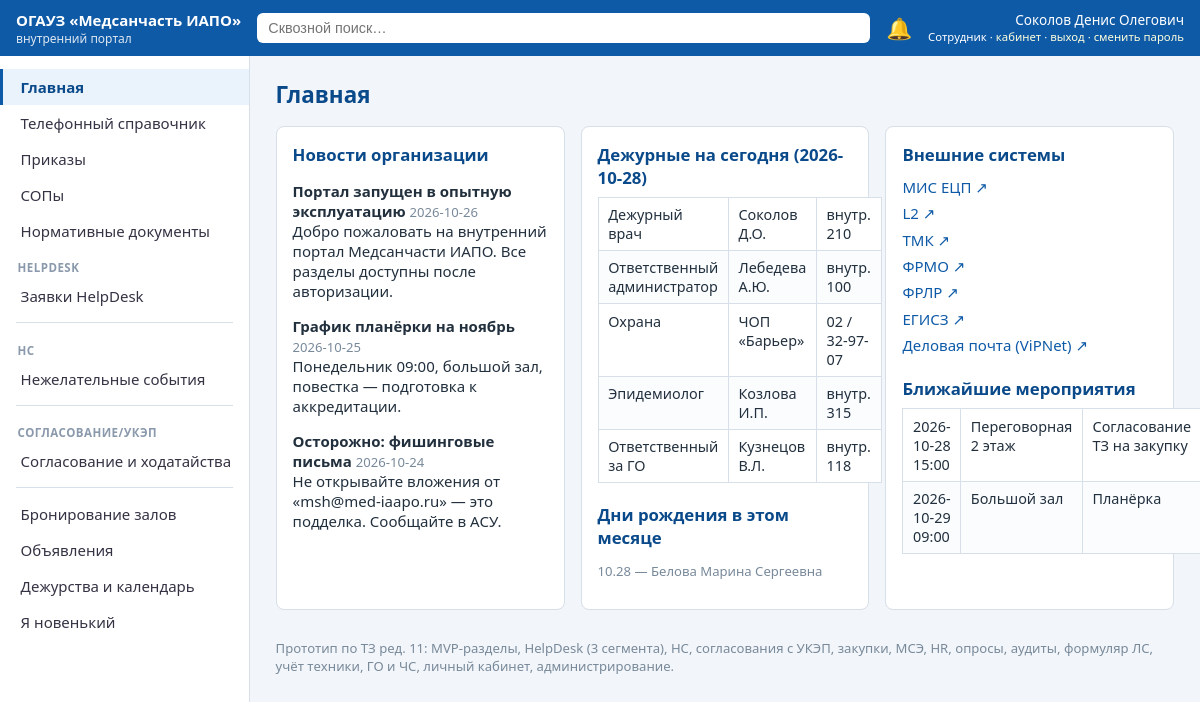
The app's page / (signed in), older data.
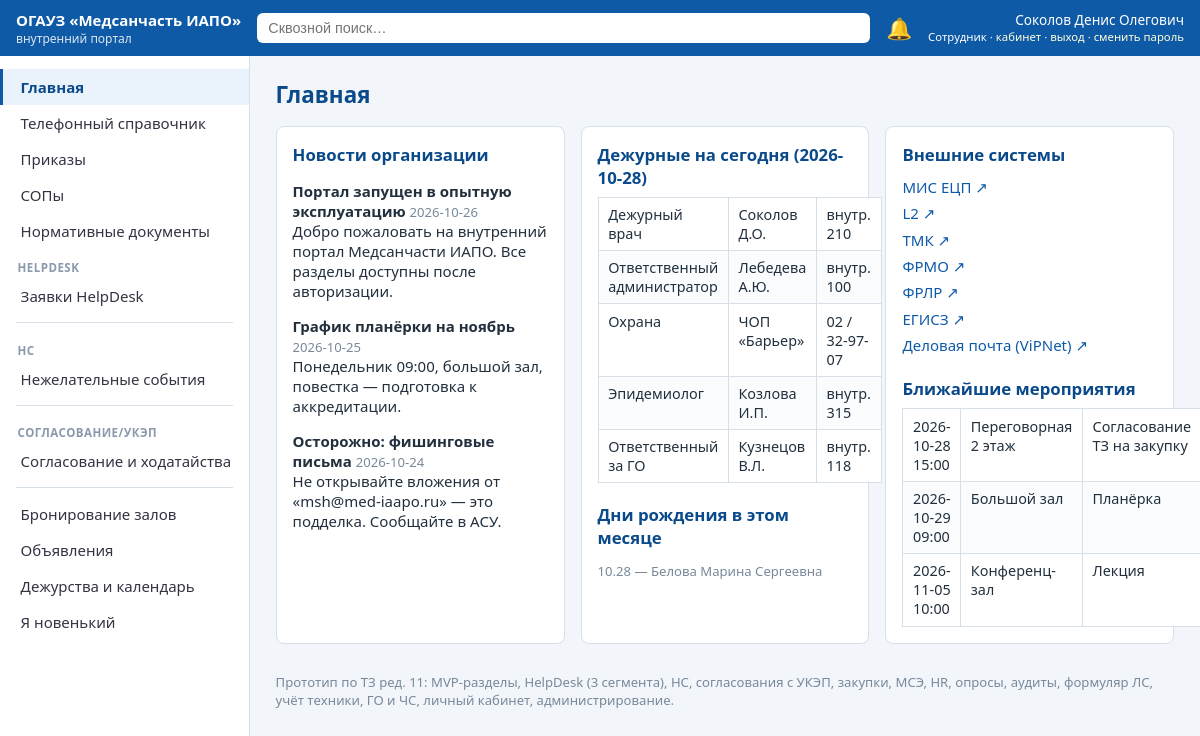
The same page, newer data.
### tables this page shows
CREATE TABLE users(
  id INTEGER PRIMARY KEY, fio TEXT, dept_id INTEGER REFERENCES departments(id),
  position TEXT, email TEXT, role_key TEXT REFERENCES roles(key),
  username TEXT UNIQUE, pw_hash TEXT, salt TEXT, must_change_pw INTEGER DEFAULT 0,
  active INTEGER DEFAULT 1, birth_month_day TEXT);

CREATE TABLE news(id INTEGER PRIMARY KEY, title TEXT, body TEXT, created_at TEXT);

CREATE TABLE duty(id INTEGER PRIMARY KEY, service TEXT, fio TEXT, phone TEXT, day TEXT);

CREATE TABLE ext_links(id INTEGER PRIMARY KEY, name TEXT, url TEXT);

CREATE TABLE booking(id INTEGER PRIMARY KEY, hall TEXT, bdate TEXT, btime TEXT,
  duration INTEGER, topic TEXT, organizer TEXT);

### app.py (the view)
@app.get("/", response_class=HTMLResponse)
def index(request: Request):
    u = current_user(request)
    if not u:
        return RedirectResponse("/login", status_code=302)
    con = get_db()
    news = con.execute("SELECT * FROM news ORDER BY created_at DESC").fetchall()
    duty = con.execute("SELECT * FROM duty WHERE day=?", (str(TODAY),)).fetchall()
    links = con.execute("SELECT * FROM ext_links").fetchall()
    bdays = con.execute("SELECT fio, birth_month_day FROM users WHERE substr(birth_month_day,1,2)=? ORDER BY birth_month_day", (f"{TODAY.month:02d}",)).fetchall()
    events = con.execute("SELECT * FROM booking WHERE bdate>=? ORDER BY bdate,btime LIMIT 5", (str(TODAY),)).fetchall()
    con.close()
    return ctx(request, news=news, duty=duty, links=links, bdays=bdays, events=events, template="index.html", section="Главная")

### templates/index.html
{% extends "base.html" %}
{% block body %}
<div class="grid">
  <div class="card">
    <h2 style="margin-top:0">Новости организации</h2>
    {% for n in news %}<p><b>{{ n['title'] }}</b> <span class="muted">{{ n['created_at'] }}</span><br>{{ n['body'] }}</p>{% endfor %}
  </div>
  <div class="card">
    <h2 style="margin-top:0">Дежурные на сегодня ({{ today }})</h2>
    <table>{% for d in duty %}<tr><td>{{ d['service'] }}</td><td>{{ d['fio'] }}</td><td>{{ d['phone'] }}</td></tr>{% endfor %}</table>
    <h2>Дни рождения в этом месяце</h2>
    <p class="muted">{% for b in bdays %}{{ b['birth_month_day']|replace('-','.') }} — {{ b['fio'] }}{% if not loop.last %}; {% endif %}{% endfor %}</p>
  </div>
  <div class="card">
    <h2 style="margin-top:0">Внешние системы</h2>
    {% for l in links %}<a href="{{ l['url'] }}" target="_blank" style="display:block;padding:.2rem 0">{{ l['name'] }} ↗</a>{% endfor %}
    <h2>Ближайшие мероприятия</h2>
    <table>{% for e in events %}<tr><td>{{ e['bdate'] }} {{ e['btime'] }}</td><td>{{ e['hall'] }}</td><td>{{ e['topic'] }}</td></tr>{% endfor %}</table>
  </div>
</div>
<p class="muted">Прототип по ТЗ ред. 11: MVP-разделы, HelpDesk (3 сегмента), НС, согласования с УКЭП, закупки, МСЭ, HR, опросы, аудиты, формуляр ЛС, учёт техники, ГО и ЧС, личный кабинет, администрирование.</p>
{% endblock %}

### templates/base.html (shortened to what this page needs)
<!doctype html>
<html lang="ru">
<head>
<link rel="stylesheet" href="/static/style.css">
</head>
<body>
{% if user %}
<header class="topbar">
  <div class="brand"><a href="/" style="color:#fff;text-decoration:none">ОГАУЗ «Медсанчасть&nbsp;ИАПО»</a> <span>внутренний портал</span></div>
  <form action="/search" method="get" class="searchbox">
    <input name="q" placeholder="Сквозной поиск…" value="{{ q or '' }}">
  </form>
  <a class="bell" href="/notifications" title="Уведомления">🔔{% if unread %}<span class="badge">{{ unread }}</span>{% endif %}</a>
  <div class="who">{{ user['fio'] }}<br><small>{{ role_names.get(user['role_key'], user['role_key']) }} · <a href="/dashboard">кабинет</a> · <a href="/logout">выход</a> · <a href="/change-password">сменить пароль</a></small></div>
</header>
<div class="layout">
  <nav class="side" id="side">
    {% set rv = role_vis.get(user['role_key'], []) %}
    {% set ns_ = namespace(group="") %}
    {% for need_role, title, url in menu %}
      {% set allowed = (need_role == "") or ('*' in rv) or (need_role in rv) %}
      {% if allowed %}
        {% if need_role != ns_.group %}
          {% if ns_.group %}<div class="navsep"></div>{% endif %}
          {% set ns_.group = need_role %}
          {% if need_role %}<div class="navgroup">{{ need_role }}</div>{% endif %}
        {% endif %}
        <a href="{{ url }}" class="{{ 'active' if request.url.path == url }}">{{ title }}</a>
      {% endif %}
    {% endfor %}
  </nav>
  <main class="content">
    <h1>{{ section }}</h1>
    {% block body %}{% endblock %}
  </main>
</div>
{% else %}
<main style="padding:2rem">{% block anon %}{% endblock %}</main>
{% endif %}
</body>
</html>

### static/style.css (style rules this page uses)
:root { --c1:#0e5aa7;--c2:#0b4a8a;--bg:#f2f5f9;--line:#d7dfe8;--ok:#1a7f37;--warn:#b35c00;--err:#c0392b }
* { box-sizing:border-box }
body { margin:0;font-family:'Segoe UI',Roboto,Arial,sans-serif;background:var(--bg);color:#22303e;font-size:15px }
a { color:var(--c1);text-decoration:none }
.topbar { display:flex;align-items:center;gap:1rem;background:var(--c1);color:#fff;padding:.6rem 1rem;position:sticky;top:0;z-index:10 }
.topbar a { color:#ffd }
.brand { font-weight:600 }
.brand span { display:block;font-weight:400;font-size:.75rem;opacity:.85 }
.searchbox { flex:1;display:flex }
.searchbox input { width:100%;padding:.45rem .7rem;border-radius:6px;border:0;font-size:.9rem }
.bell { position:relative;font-size:1.3rem;text-decoration:none }
.who { font-size:.85rem;text-align:right;line-height:1.2 }
.layout { display:flex;min-height:calc(100vh - 60px) }
.side { width:250px;background:#fff;border-right:1px solid var(--line);padding:.8rem 0;flex-shrink:0 }
.side a { display:block;padding:.5rem 1.1rem;color:#334;border-left:3px solid transparent }
.side a.active { border-left-color:var(--c1);background:#eaf2fb;color:var(--c2);font-weight:600 }
.content { flex:1;padding:1.2rem 1.6rem;max-width:1200px }
h1 { margin:.2rem 0 1rem;font-size:1.4rem;color:var(--c2) }
h2 { font-size:1.05rem;color:var(--c2);margin:1.2rem 0 .5rem }
table { border-collapse:collapse;width:100%;background:#fff;font-size:.9rem }
th,td { border:1px solid var(--line);padding:.45rem .6rem;text-align:left;vertical-align:top }
tr:nth-child(even) td { background:#fafcfe }
.card { background:#fff;border:1px solid var(--line);border-radius:8px;padding:1rem;margin-bottom:1rem }
.grid { display:grid;grid-template-columns:repeat(auto-fit,minmax(280px,1fr));gap:1rem }
.muted { color:#78899a;font-size:.82rem }
.navgroup { padding:.7rem 1.1rem .2rem;font-size:.72rem;text-transform:uppercase;letter-spacing:.04em;color:#8a99ab;font-weight:600 }
.navsep { border-top:1px solid var(--line);margin:.5rem 1rem }

Row changes from the older to the newer data that the page shows:
added booking: bdate "2026-11-05", btime "10:00", hall "Конференц-зал", topic "Лекция"
